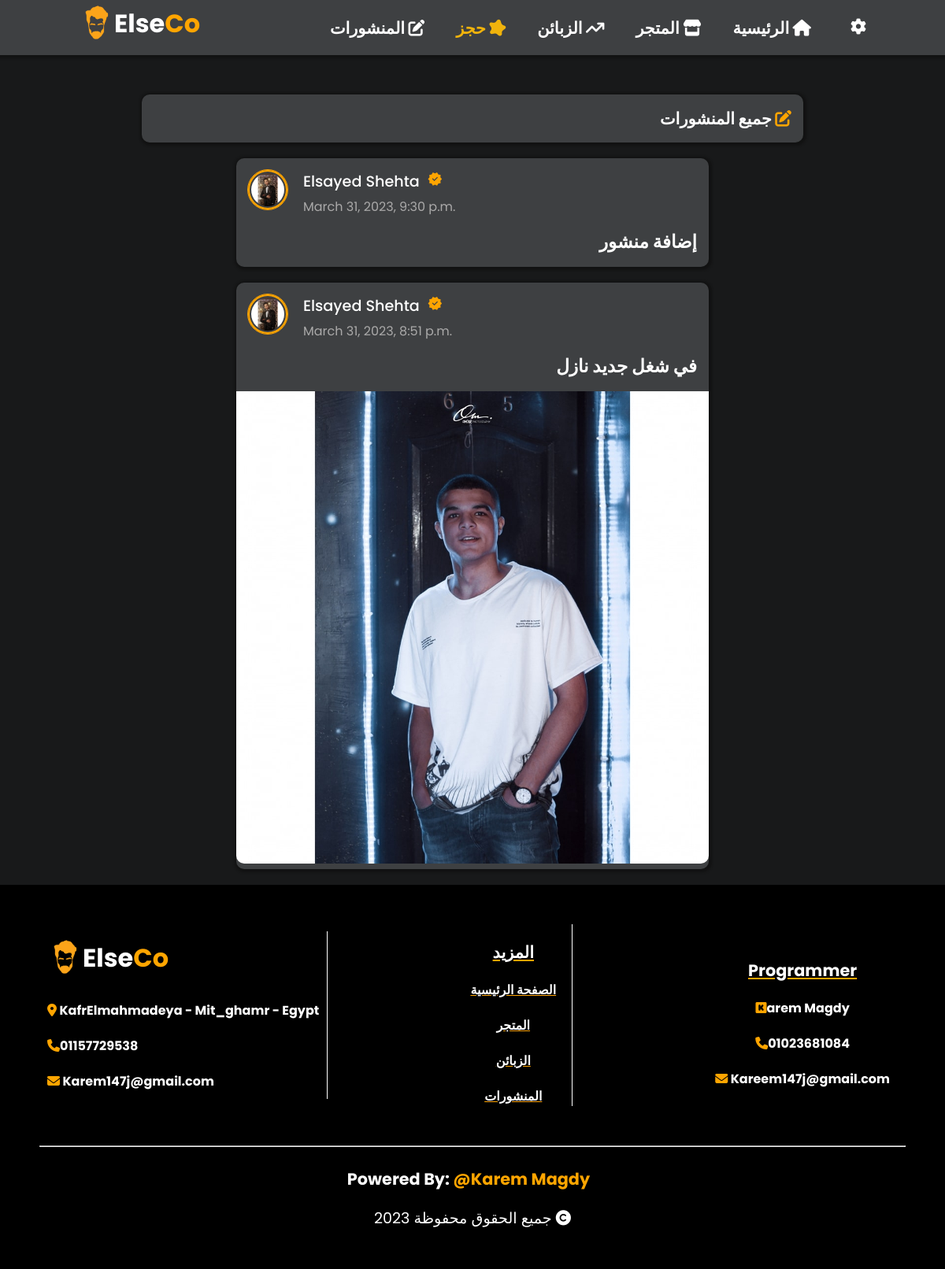
/posts/, run on the app's committed database.
### datebaise/models.py (models this page shows, shortened)
class Admin(models.Model):
    name = models.CharField(max_length=30, default="username")
    image = models.ImageField(upload_to="admin", default="/static/image/user.png")
    admin_bio = models.TextField(max_length=200, default="Bio")
    phone_num = models.IntegerField(default=0 ,null=True, blank=True)
    face_url = models.URLField(default=0, null=True, blank=True)
    insta_url = models.URLField(default=0, null=True, blank=True)
    tiktok_url = models.URLField(default=0, null=True, blank=True)

class PostsAdd(models.Model):
    post = models.CharField(max_length=60)
    time = models.DateTimeField(default=datetime.now, null=True , blank=True)
    image = models.ImageField(upload_to="posts-photo",null=True , blank=True)
    post_views  = models.IntegerField(default=0, null=True, blank=True)

### datebaise/views.py (the view)
# urls.py: path('posts/', views.posts, name='posts'),
def posts(request):
    x = {
        'admin':Admin.objects.all(),
        'posts':PostsAdd.objects.all()
    }
    return render(request, 'pages/posts.html',x)

### templates/pages/posts.html (shortened to what this page needs)
<!DOCTYPE html>
<html lang="en">
<head>
    {% load static %}
    <link rel="stylesheet" href="https://cdnjs.cloudflare.com/ajax/libs/font-awesome/6.3.0/css/all.min.css">
    <link rel="stylesheet" href="{% static 'css/style.css' %}">
</head>
<body>
<header class="header1">
    <a href="{% url 'index' %}"><h1 class="log"><img src="{% static 'image/icon.png' %}" width="45px"><span class="span1">Else<span class="span2">Co</span></h1></a>
    <nav class="navigation1">
        <ul class="nav1-option">
            <li><a href="{% url 'posts' %}">المنشورات <i class="fa-solid fa-pen-to-square"></i></a></li>
            <li><a href="{% url 'checks' %}" style="color:rgb(240, 179, 12)">حجز <i class="fa-solid fa-splotch fa-bounce"></i></a></li>
            <li><a href="{% url 'zapayn-main' %}">الزبائن <i class="fa-solid fa-arrow-trend-up"></i></a></li>
            <li><a href="{% url 'store' %}">المتجر <i class="fa-solid fa-store"></i></a></li>
            <li><a href="{% url 'index' %}">الرئيسية <i class="fa-solid fa-house"></i></a></li>
            <button onclick="butsetting1()" id="btn-se-1" class="btn-setting"><i class="fa-solid fa-gear"></i></button>
        </ul>
    </nav>
</header>
    <section class="some-posts" id="section1">
        <div class="div-post-header">
            <h3>جميع المنشورات <i class="fa-solid fa-pen-to-square"></i></h3>
        </div>
        {% for i in posts reversed %}
            <a href="/post/{{i.id}}" class="post-content">
                <div class="post-header" style="margin-bottom: 10px;">
                    {% for x in admin %}
                    <img class="admin-img" src="{{x.image.url}}" width="50px" height="50px" alt="admin-photo">
                    <div class="post-header-content">
                        <h3>{{x.name|capfirst}}<span style="font-size:1em" class="material-symbols-outlined">
                            </span></h3>
                    {% endfor %}
                        <p>{{i.time}}</p>
                    </div>
                </div>
                <div class="user-post" dir="ltr" style="margin-bottom: 10px;width:100%;padding:5px 15px 5px 15px">
                    <h2 class="post-text" style="font-size:1.2em; text-align:end;width:100;">{{i.post}}</h2>
                </div>
                {% if i.image %}
                <div class="post-img" style="width:100%;border-radius:10px;padding:0;margin:0">
                    <img src="{{i.image.url}}" alt="post-photo" width="100%" height="100%" style="border-radius:0 0 10px 10px;">
                </div>
                {% endif %}
            </a>
        {% endfor %}
    </section>
    <footer id="footer">
        <div class="footer-date">
            <div class="loaction">
                <a href="{% url 'index' %}"><h1 class="log"><img src="{% static 'image/icon.png' %}" width="45px"><span class="span1">Else<span class="span2">Co</span></h1></a>
                <h3><i class="fa-sharp fa-solid fa-location-dot"></i> KafrElmahmadeya - Mit_ghamr - Egypt</h3>
                {% for i in admin %}
                <h3><i class="fa-sharp fa-solid fa-phone"></i>0{{i.phone_num}} </h3>
                {% endfor %}
                <h3><i class="fa-solid fa-envelope"></i> Karem147j@gmail.com</h3>
            </div>
            <div class="more-date">
                <h2>المزيد</h2>
                <a href="{% url 'index' %}"><h3>الصفحة الرئيسية</h3></a>
                <a href="{% url 'store' %}"><h3>المتجر</h3></a>
                <a href="{% url 'zapayn-main' %}"><h3>الزبائن</h3></a>
                <a href="{% url 'posts' %}"><h3>المنشورات</h3></a>
            </div>
            <div class="pro-info">
                <h2>Programmer</h2>
                <a target="_blank" href="https://kareem333j.github.io/KaremM/index.html"><h3><i class="fa-brands fa-kickstarter"></i>arem Magdy</h3></a>
                <h3><i class="fa-sharp fa-solid fa-phone"></i>01023681084 </h3>
                <h3><i class="fa-solid fa-envelope"></i> Kareem147j@gmail.com</h3>
            </div>
        </div>
        <br>
        <br>
        <hr>
        <br>
        <div class="footer-programmer" style="width:100%; display:flex;justify-content:center;align-items:center;">
            <h1 style="font-size: 1.3em;width:100%;text-align:center">Powered By: <a href="https://kareem333j.github.io/KaremM/index.html" target="_blank"><span>@Karem Magdy</span></a></h1>
            <p> 2023 جميع الحقوق محفوظة <i class="fa-sharp fa-solid fa-copyright"></i></p>
        </div>
    </footer>
</body>
</html>

### elseco/static/css/style.css (style rules this page uses)
.material-symbols-outlined { font-variation-settings: 'FILL' 0, 'wght' 400, 'GRAD' 200, 'opsz' 48 }
* { font-family: poppins, sans-serif; margin: 0; padding: 0; box-sizing: border-box; scroll-behavior: smooth; }
a { text-decoration: none; display: inline-block; }
.header1 { width: 100vw; padding: 20px 100px; display: flex; justify-content: space-between; align-items: center; background-color: #3E4042; height: 70px; position: fixed; z-index: 999; box-shadow: 1px 1px 3px 3px rgba(15, 15, 15, 0.671); }
.header1 h1 { color: #fff; }
.header1 h1 .span1 { display: inline-block; position: relative; bottom: 10px; }
.header1 h1 .span2 { color: orange; }
.header1 .navigation1 ul { display: flex; }
.header1 .navigation1 li { margin-left: 40px; list-style: none; }
.header1 .navigation1 li a { font-size: 1.3em; font-weight: bold; color: #fff; transition: 0.5s; }
.some-posts { width: 100%; min-height: 50vh; padding-top: 10%; background-color: #18191A; display: flex; justify-content: center; align-items: center; flex-direction: column; }
.div-post-header { width: 70%; margin: auto; background-color: #3E4042; padding: 20px; display: flex; justify-content: flex-end; border-radius: 10px; margin-bottom: 20px; box-shadow: 1px 1px 3px 3px rgba(15, 15, 15, 0.671); }
.div-post-header i { color: orange; }
.div-post-header h3 { color: #fff; font-size: 1.3em; font-weight: bold; }
.post-content { width: 70%; margin: auto; background-color: #3E4042; padding: 20px; display: flex; justify-content: flex-start; border-radius: 10px; margin-bottom: 20px; align-items:flex-start; flex-direction: column; box-shadow: 1px 1px 3px 3px rgba(15, 15, 15, 0.671); }
.post-header { display: flex; margin-bottom: 30px; }
.post-header img { border: 2.5px solid orange; border-radius: 50px; margin-right: 20px; }
.post-header-content { display: flex; justify-content: center; flex-direction: column; }
.post-header-content h3 { color: #fff; font-weight: 500; font-size: 1.2em; margin-bottom: 5px; }
.post-header-content p { color: rgb(170, 169, 169); }
.user-post { color: #fff; font-weight: 500; font-size: 1.2em; }
footer { display: flex; flex-wrap: wrap; flex-direction: column; padding: 50px; background-color: black; }
footer h1 { color: #fff; }
footer h1 .span1 { display: inline-block; position: relative; bottom: 10px; }
footer h1 .span2 { color: orange; }
.footer-date { display: flex; flex-wrap: wrap; justify-content: space-between; align-items: center; }
.footer-date .loaction { display: flex; flex-direction: column; justify-content: center; border-right: 1px solid #fff; padding: 10px; }
.footer-date .loaction h3 { color: #fff; font-size: 1em; margin-top: 20px; }
.footer-date .loaction h3 i { color: orange; }
.footer-date .more-date { display: flex; flex-direction: column; justify-content: center; align-items: center; text-align: center; border-right: 1px solid #fff; padding-right: 20px; }
.footer-date .more-date h3 { color: #fff; font-size: 1em; margin-top: 20px; text-decoration: underline orange; }
.footer-date .more-date h2 { color: #fff; font-size: 1.3em; margin-top: 20px; text-decoration: underline orange; }
.footer-date .pro-info { display: flex; flex-direction: column; justify-content: center; align-items: center; text-align: center; padding-right: 20px; }
.footer-date .pro-info h3 { color: #fff; font-size: 1em; margin-top: 20px; }
.footer-date .pro-info h2 { color: #fff; font-size: 1.3em; margin-top: 20px; text-decoration: underline orange; }
.footer-date .pro-info h3 i { color: orange; }
.footer-programmer { display: flex; justify-content: center; align-items: center; flex-direction: column; }
.footer-programmer h1 { margin-bottom: 20px; }
.footer-programmer span { color: orange; margin-right: 10px; }
.footer-programmer p { color: #fff; font-size: 1.2em; }
.material-symbols-outlined { font-variation-settings: 'FILL' 1, 'wght' 400, 'GRAD' 0, 'opsz' 48; color: orange; margin-left: 10px; font-size: 1em; }
.btn-setting { margin-left: 50px; background-color: #3E4042; border: 0; cursor: pointer; outline: none; }
.btn-setting i { font-size: 1.5em; color: #fff; }
@media (min-width:1023px) { .div-post-header { padding: 15px; } }

### data on the page
PostsAdd: time "March 31, 2023, 9:30 p.m.", post "إضافة منشور"
Admin: image (picture), name "Elsayed Shehta", phone_num "1157729538"
PostsAdd: time "March 31, 2023, 8:51 p.m.", post "في شغل جديد نازل", image (picture)
